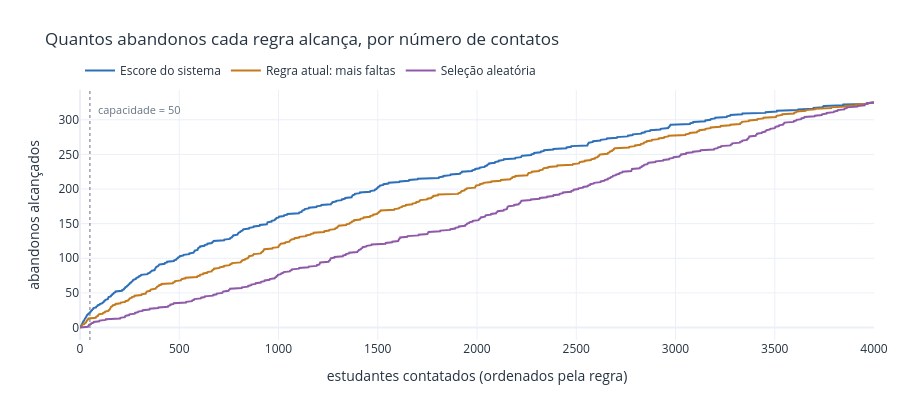

The cell this chart's notebook holds for it:
### Markdown cell above
## 4. Curva de ganho

A tabela acima olha apenas um ponto ($k = 50$). A curva de ganho mostra o
desempenho para **toda** capacidade possível: no eixo horizontal, quantos
estudantes são contatados; no vertical, quantos casos de abandono são alcançados.

### Code cell
def curva_ganho(ordem, y):
    return np.concatenate([[0], np.cumsum(y[ordem])])


x = np.arange(len(df) + 1)
total_pos = int(y.sum())

fig = go.Figure()
for nome, ordem, chave in [
    ("Escore do sistema", ordem_escore, "escore"),
    ("Regra atual: mais faltas", ordem_faltas, "faltas"),
    ("Seleção aleatória", ordem_aleatoria, "aleatoria"),
]:
    fig.add_trace(
        go.Scatter(
            x=x,
            y=curva_ganho(ordem, y),
            name=nome,
            mode="lines",
            line=dict(color=COR[chave], width=2),
            hovertemplate="contatados: %{x}<br>abandonos alcançados: %{y}<extra>" + nome + "</extra>",
        )
    )

fig.add_vline(x=K, line_width=1, line_dash="dot", line_color=TINTA_FRACA)
fig.add_annotation(x=K, y=total_pos * 0.97, text=f"capacidade = {K}", showarrow=False,
                   xanchor="left", xshift=6, font=dict(size=11, color=TINTA_FRACA))
# O gráfico é interativo: aproxime o eixo x até ~200 para ver o que ocorre na
# altura da capacidade. É lá que a decisão acontece.
fig.update_layout(
    title="Quantos abandonos cada regra alcança, por número de contatos",
    xaxis_title="estudantes contatados (ordenados pela regra)",
    yaxis_title="abandonos alcançados",
    template="plotly_white",
    font=dict(color=TINTA),
    hovermode="x unified",
    legend=dict(orientation="h", yanchor="bottom", y=1.02, x=0),
    margin=dict(t=90, r=20),
    height=420,
)
fig.show()

### Figure 1 — Plotly figure (JSON) as saved in the notebook; plotly's stock layout.template omitted (floating-point values rounded to 4 significant figures; data arrays with more than 128 entries replaced by an {"elided": "..."} marker saying what was removed)
{"data": [{"hovertemplate": "contatados: %{x}<br>abandonos alcançados: %{y}<extra>Escore do sistema</extra>", "line": {"color": "#2D6FB8", "width": 2}, "mode": "lines", "name": "Escore do sistema", "type": "scatter", "x": {"elided": "4001 int values"}, "y": {"elided": "4001 int values"}}, {"hovertemplate": "contatados: %{x}<br>abandonos alcançados: %{y}<extra>Regra atual: mais faltas</extra>", "line": {"color": "#C4791A", "width": 2}, "mode": "lines", "name": "Regra atual: mais faltas", "type": "scatter", "x": {"elided": "4001 int values"}, "y": {"elided": "4001 int values"}}, {"hovertemplate": "contatados: %{x}<br>abandonos alcançados: %{y}<extra>Seleção aleatória</extra>", "line": {"color": "#8E5AA8", "width": 2}, "mode": "lines", "name": "Seleção aleatória", "type": "scatter", "x": {"elided": "4001 int values"}, "y": {"elided": "4001 int values"}}], "layout": {"annotations": [{"font": {"color": "#657484", "size": 11}, "showarrow": false, "text": "capacidade = 50", "x": 50, "xanchor": "left", "xshift": 6, "y": 315.2}], "font": {"color": "#253342"}, "height": 420, "hovermode": "x unified", "legend": {"orientation": "h", "x": 0, "y": 1.02, "yanchor": "bottom"}, "margin": {"r": 20, "t": 90}, "shapes": [{"line": {"color": "#657484", "dash": "dot", "width": 1}, "type": "line", "x0": 50, "x1": 50, "xref": "x", "y0": 0, "y1": 1, "yref": "y domain"}], "title": {"text": "Quantos abandonos cada regra alcança, por número de contatos"}, "xaxis": {"title": {"text": "estudantes contatados (ordenados pela regra)"}}, "yaxis": {"title": {"text": "abandonos alcançados"}}}}
